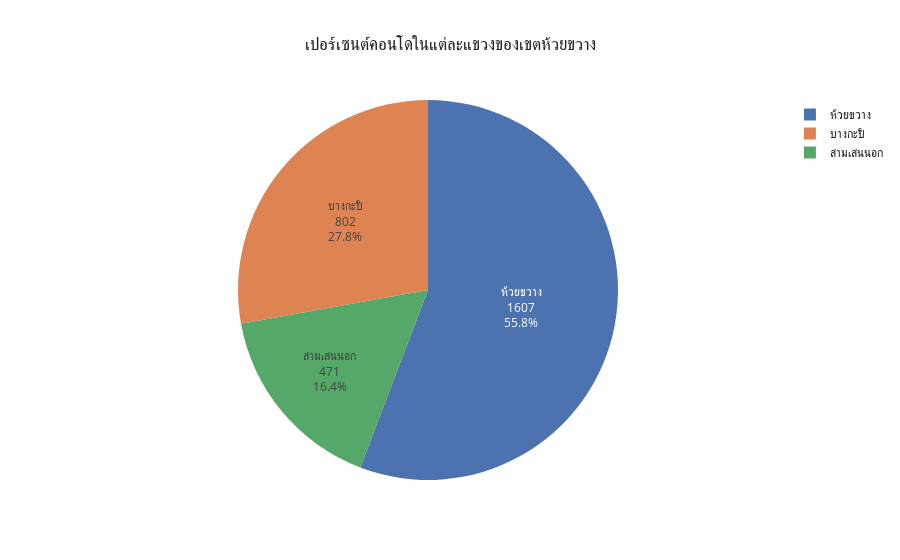

Notebook source saved alongside this figure:
### Code cell
df_dis = df.groupby(df[2]).count()
fig = px.pie(df_dis, values=df_dis[0], names=df_dis.index, title='เปอร์เซนต์คอนโดในแต่ละแขวงของเขตห้วยขวาง', template='seaborn')
fig.update_traces(textposition='inside', textinfo='value+percent+label')
fig.show()

### Figure 1 — Plotly figure (JSON) as saved in the notebook; plotly's stock layout.template omitted (floating-point values rounded to 4 significant figures)
{"data": [{"domain": {"x": [0, 1], "y": [0, 1]}, "hovertemplate": "2=%{label}<br>0=%{value}<extra></extra>", "labels": ["บางกะปิ", "สามเสนนอก", "ห้วยขวาง"], "legendgroup": "", "name": "", "showlegend": true, "textinfo": "value+percent+label", "textposition": "inside", "type": "pie", "values": [802, 471, 1607]}], "layout": {"legend": {"tracegroupgap": 0}, "title": {"text": "เปอร์เซนต์คอนโดในแต่ละแขวงของเขตห้วยขวาง"}}}
